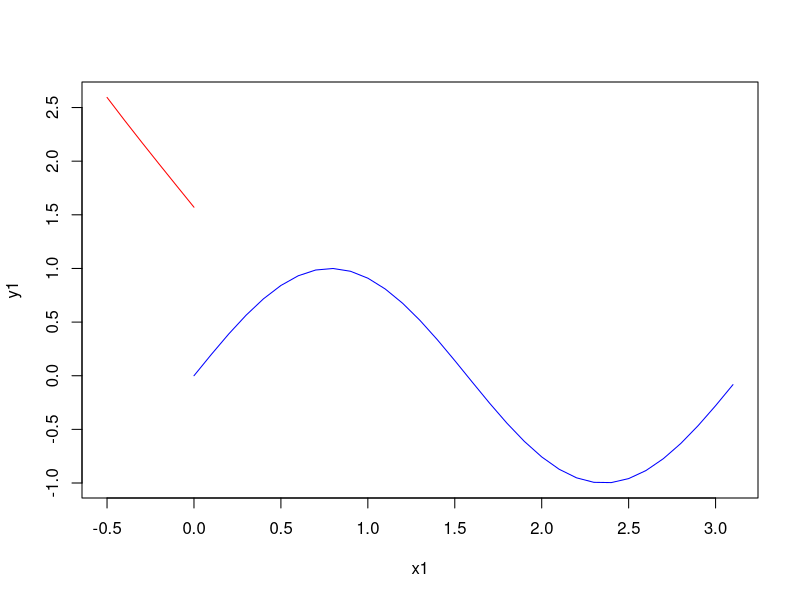

The R source for this figure:
# Title     : TODO
# Objective : TODO
# Created by: Костя
# Created on: 04.12.2020
x1 <- seq(-0.5, 0, 0.1)
x2 <- seq(0, pi, 0.1)
y1 <- acos(x1) - x1
y2 <- sin(2 * x2)
plot(x1, y1, ylim = range(c(y1, y2)), xlim=range(c(x1,x2)), type="l", col="red")
lines(x2, y2, col="blue")
